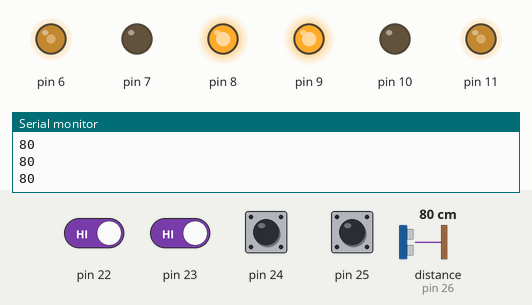
Simulated run of this sketch. Board: Arduino Mega 2560, built with avr-gcc and run on an emulated ATmega2560. Shown: output pins drawn as LEDs (lit = HIGH), the last lines printed to the serial monitor. Dashed ring = blinking. The inputs (shaded band) are chosen by the test bench; at power-on: pin 22–25 HIGH, distance to the obstacle (sensor on pin 26) 80 cm.

Above: at 1.2 s.
1.3 s: distance to the obstacle (sensor on pin 26) set to 6 cm
2.8 s: distance to the obstacle (sensor on pin 26) set to 3 cm
At 4.0 s:
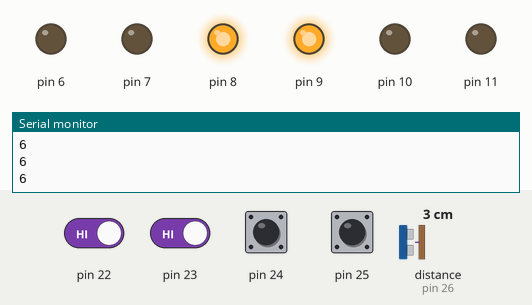
4.3 s: distance to the obstacle (sensor on pin 26) set to 9 cm
At 5.2 s:
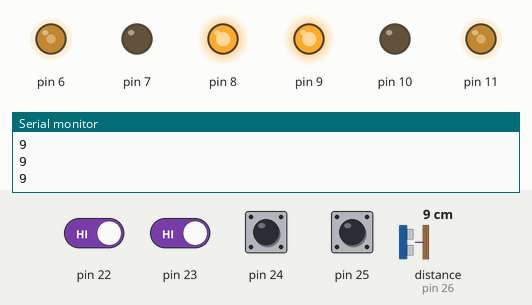
5.8 s: pin 22 driven LOW
At 6.2 s:
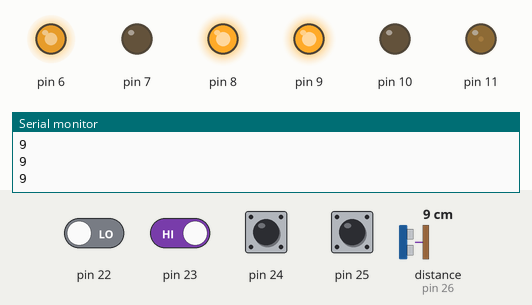
7.3 s: pin 23 driven LOW
At 7.47 s:
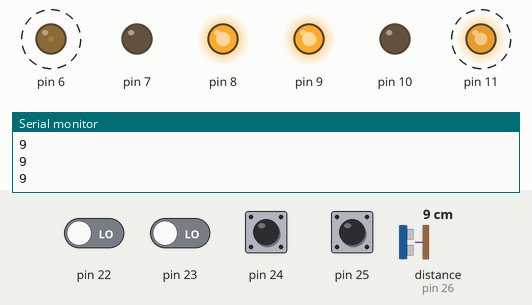
10.3 s: pin 23 driven HIGH
At 11.1 s:
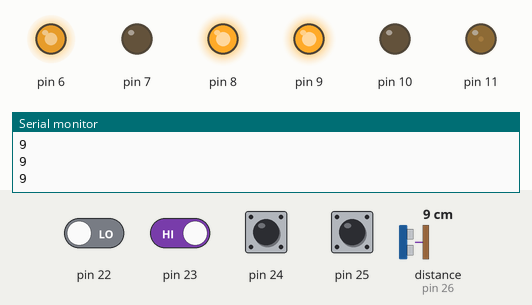
Timing chart, 0 to 12.8 s (numbered marks = the images above; inputs shaded):
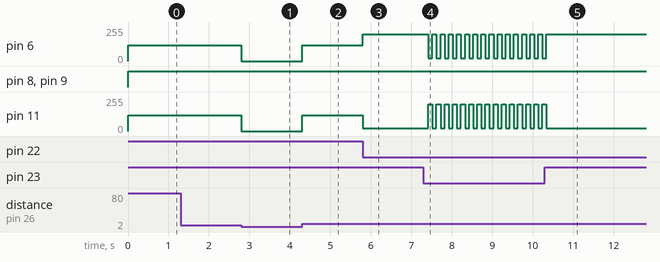

Measured:
- the behaviour switches between 5 and 4 cm on distance to the obstacle (sensor on pin 26) (found by bisection; images 0 and 1)
- after the input at 2.8 s, pin 6, pin 11: 120/255 → 0/255 at once
- after the input at 4.3 s, pin 6, pin 11: 0/255 → 120/255 at once
- after the input at 5.8 s, pin 6: 120/255 → 200/255 at once; pin 11: 120/255 → 20/255 at once
- after the input at 7.3 s, pin 6, pin 11: alternates 200/255 for 0.10 s and 20/255 for 0.10 s, starting after 0.12 s
- after the input at 10.3 s, pin 6: goes on until 10.3 s, then stays 200/255; pin 11: goes on until 10.3 s, then stays 20/255

The sketch:

test_pered.ino
```cpp
#include <Servo.h> // подключаем библиотеку для работы с сервоприводом
#include <Ultrasonic.h>
Ultrasonic pered(31, 26);
Servo servo1;
int distance1;
void setup() {
  // put your setup code here, to run once:
Serial.begin(9600);
pinMode(22, INPUT);//правый датчик
pinMode(23, INPUT);//левый датчик
pinMode(19, INPUT);//правый датчик сзади
pinMode(20, INPUT);//левый датчик сзади
pinMode(6, OUTPUT);//правый
pinMode(7, OUTPUT);//правый минус
pinMode(8, OUTPUT);//правый плюс
pinMode(9, OUTPUT);//левый минус
pinMode(10, OUTPUT);//левый плюс
pinMode(11, OUTPUT);//левый
pinMode(24, INPUT);//правый датчик 2, возможно убрать
pinMode(25, INPUT);//возможно убрать
//pinMode(37, INPUT);//датчик на шасси
}

void loop() {
  // put your main code here, to run repeatedly:
  int right_sensor_val;
int left_sensor_val;
int n=130;//скорость поворота, на 100% аккуме 110
int n_stell=130;
int t_w=20;
int t=1000;
//int flag=0;
int t_start=1200;//задержка при повороте, на 100% аккуме 1200 достаточно
int t_radio=50;
int f=1, c=1, val;
int right_sensor_2_val;
int left_sensor_2_val;
int N=120;//основная скорость. Если что, на 120 все работает на 100% аккуме, было 200
int f1=0;
int n1=120; //на 100% аккуме 120
int n2=150;//поворот к стеллажу, на 100% аккуме 150
int t1=100;//движение к ящику
int sklad=60;
int st=175;
int left_sensor_szadi_val;//20 пин
int right_sensor_szadi_val;//19 пин
int lin_speed=20;//было 20. Это скорость при срабатывании датчиков линии первого уровня
int N_nazad_srabat=200;
distance1 = pered.read();
Serial.println(distance1);
while (distance1>4)//(digitalRead(37)!=1)//движение назад по линии// 14 было, 10
{
digitalWrite(10, LOW);
digitalWrite(9, HIGH);
analogWrite(11, N);
digitalWrite(8, HIGH);
digitalWrite(7, LOW);
analogWrite(6, N);
//delay(100);
right_sensor_val = digitalRead(22);
left_sensor_val = digitalRead(23);
right_sensor_2_val = digitalRead(24);
left_sensor_2_val = digitalRead(25);
/*while (digitalRead(37)!=1)
{
right_sensor_val = digitalRead(22);
left_sensor_val = digitalRead(23);
right_sensor_2_val = digitalRead(24);
left_sensor_2_val = digitalRead(25);
digitalWrite(9, LOW);
digitalWrite(10, HIGH);
analogWrite(11, N);
digitalWrite(7, HIGH);
digitalWrite(8, LOW);
analogWrite(6, N);
servo1.write(sklad);
if (left_sensor_val==1)
{
 analogWrite(11, 20);
 servo1.write(sklad);
 delay(50);
  }

digitalWrite(7, HIGH);
digitalWrite(8, LOW);
analogWrite(11, N);//желательно скорость 200
if (right_sensor_val==1)
{

 analogWrite(6, 20);
 servo1.write(sklad);
 delay(50);
  }
  digitalWrite(9, LOW);
digitalWrite(10, HIGH);
analogWrite(6, N);
}*/
if ((left_sensor_2_val==0)/*&&(datchik==1)*/)
  {
     while (digitalRead(22)!=0)
     {
        digitalWrite(7, HIGH);
        digitalWrite(8, LOW);
        analogWrite(6, n);
        digitalWrite(9, HIGH);
        digitalWrite(10, LOW);
        analogWrite(11, n);
        delay(50);
     }
  }
  /*digitalWrite(8, HIGH);
  digitalWrite(7, LOW);
  analogWrite(6, N);
  digitalWrite(10, LOW);
  digitalWrite(9, HIGH);
  analogWrite(11, N);*/

if ((right_sensor_2_val==0)/*&&(datchik==1)*/)
  {
    while (digitalRead(23)!=0)
    {
      digitalWrite(8, HIGH);
      digitalWrite(7, LOW);
      analogWrite(6, n);
      digitalWrite(10, HIGH);
      digitalWrite(9, LOW);
      analogWrite(11, n);
      delay(50);
    }
  }
  /*digitalWrite(8, HIGH);
  digitalWrite(7, LOW);
  analogWrite(6, N);
  digitalWrite(10, LOW);
  digitalWrite(9, HIGH);
  analogWrite(11, N);*/


if (right_sensor_val==0)//для черного пола и белой линии
  {

    analogWrite(11, lin_speed);
    analogWrite(6, N_nazad_srabat);
    delay(100); //было 500
  }
if (left_sensor_val==0)//для черного пола и белой линии
  {

    analogWrite(6, lin_speed);
    analogWrite(11, N_nazad_srabat);
    delay(100); //было 500
  }
  Serial.println(distance1);
  distance1 = pered.read();
}
digitalWrite(10, LOW);
digitalWrite(9, HIGH);
analogWrite(11, 0);
digitalWrite(8, HIGH);
digitalWrite(7, LOW);
analogWrite(6, 0);
delay(1500);
}
```
